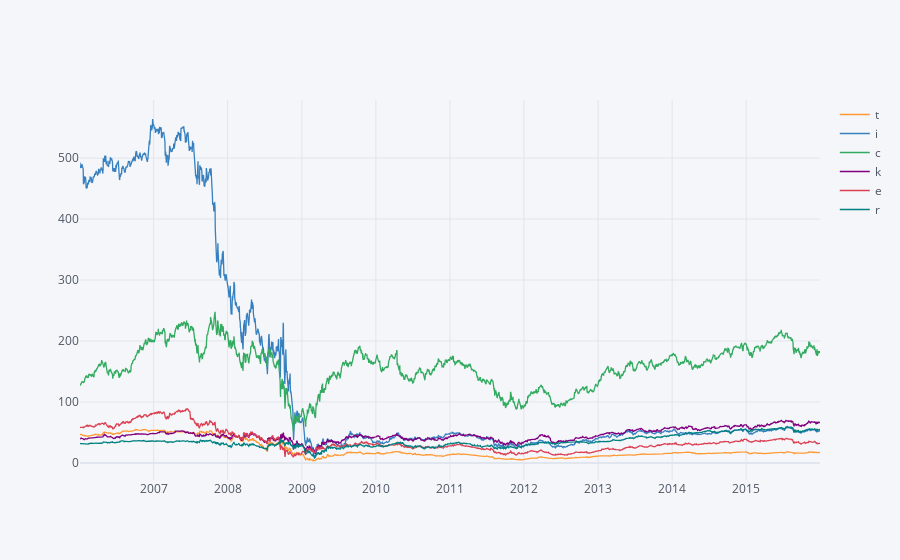

Notebook source saved alongside this figure:
### Code cell
stock_data.xs(key='Close',axis=1,level='Stock Info').iplot()

### Figure 1 — Plotly figure (JSON) as saved in the notebook; plotly's stock layout.template omitted (floating-point values rounded to 4 significant figures; data arrays with more than 128 entries replaced by an {"elided": "..."} marker saying what was removed)
{"data": [{"line": {"color": "rgba(255, 153, 51, 1.0)", "dash": "solid", "shape": "linear", "width": 1.3}, "mode": "lines", "name": "t", "text": "", "type": "scatter", "x": {"elided": "2517 str values"}, "y": {"elided": "2517 float values"}}, {"line": {"color": "rgba(55, 128, 191, 1.0)", "dash": "solid", "shape": "linear", "width": 1.3}, "mode": "lines", "name": "i", "text": "", "type": "scatter", "x": {"elided": "2517 str values"}, "y": {"elided": "2517 float values"}}, {"line": {"color": "rgba(50, 171, 96, 1.0)", "dash": "solid", "shape": "linear", "width": 1.3}, "mode": "lines", "name": "c", "text": "", "type": "scatter", "x": {"elided": "2517 str values"}, "y": {"elided": "2517 float values"}}, {"line": {"color": "rgba(128, 0, 128, 1.0)", "dash": "solid", "shape": "linear", "width": 1.3}, "mode": "lines", "name": "k", "text": "", "type": "scatter", "x": {"elided": "2517 str values"}, "y": {"elided": "2517 float values"}}, {"line": {"color": "rgba(219, 64, 82, 1.0)", "dash": "solid", "shape": "linear", "width": 1.3}, "mode": "lines", "name": "e", "text": "", "type": "scatter", "x": {"elided": "2517 str values"}, "y": {"elided": "2517 float values"}}, {"line": {"color": "rgba(0, 128, 128, 1.0)", "dash": "solid", "shape": "linear", "width": 1.3}, "mode": "lines", "name": "r", "text": "", "type": "scatter", "x": {"elided": "2517 str values"}, "y": {"elided": "2517 float values"}}], "layout": {"legend": {"bgcolor": "#F5F6F9", "font": {"color": "#4D5663"}}, "paper_bgcolor": "#F5F6F9", "plot_bgcolor": "#F5F6F9", "title": {"font": {"color": "#4D5663"}}, "xaxis": {"gridcolor": "#E1E5ED", "showgrid": true, "tickfont": {"color": "#4D5663"}, "title": {"font": {"color": "#4D5663"}, "text": ""}, "zerolinecolor": "#E1E5ED"}, "yaxis": {"gridcolor": "#E1E5ED", "showgrid": true, "tickfont": {"color": "#4D5663"}, "title": {"font": {"color": "#4D5663"}, "text": ""}, "zerolinecolor": "#E1E5ED"}}}
